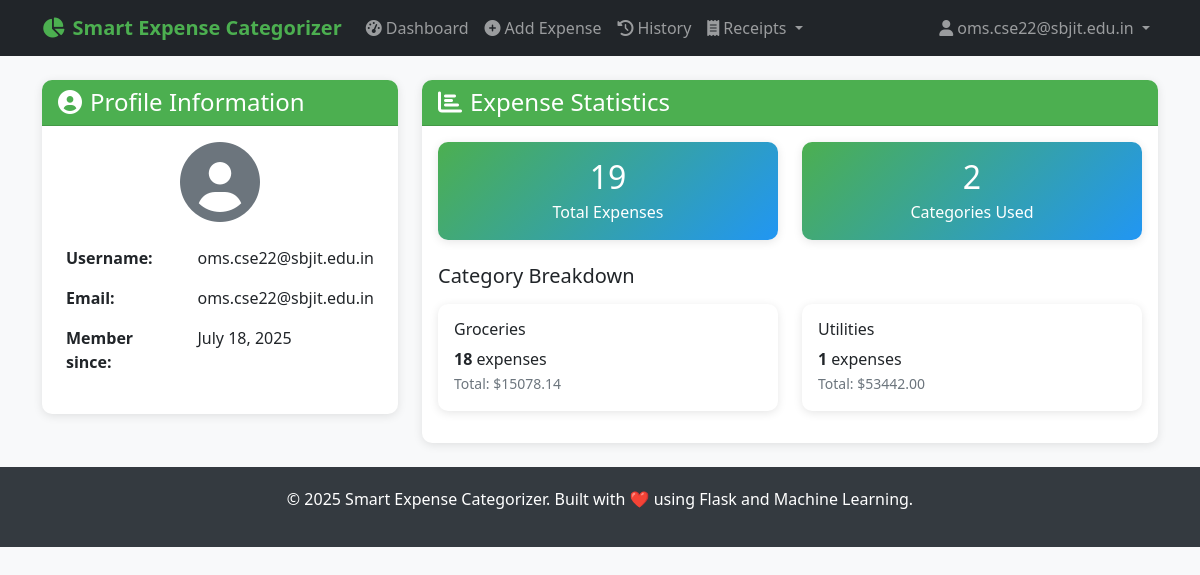
The page /auth/profile (signed in) on the database its author committed.
### PYTHON/models.py (models this page shows, shortened)
class User(UserMixin, db.Model):
    __tablename__ = 'users'
    id = db.Column(db.String(36), primary_key=True, default=lambda: str(uuid.uuid4()))
    username = db.Column(db.String(80), unique=True, nullable=False, index=True)
    email = db.Column(db.String(120), unique=True, nullable=False, index=True)
    password_hash = db.Column(db.String(255), nullable=False)
    created_at = db.Column(db.DateTime, default=datetime.utcnow)
    is_active = db.Column(db.Boolean, default=True)
    expenses = db.relationship('Expense', backref='user', lazy='dynamic', cascade='all, delete-orphan')
    def get_expense_stats(self):
        total_expenses = self.expenses.count()
        categories = db.session.query(
            Expense.predicted_category,
            db.func.count(Expense.id).label('count'),
            db.func.sum(Expense.amount).label('total')
        ).filter_by(user_id=self.id).group_by(Expense.predicted_category).all()
        return {
            'total_expenses': total_expenses,
            'categories': [
                {
                    'category': cat.predicted_category,
                    'count': cat.count,
                    'total': float(cat.total) if cat.total else 0.0
                }
                for cat in categories
            ]
        }

class Expense(db.Model):
    __tablename__ = 'expenses'
    id = db.Column(db.String(36), primary_key=True, default=lambda: str(uuid.uuid4()))
    user_id = db.Column(db.String(36), db.ForeignKey('users.id'), nullable=False, index=True)
    description = db.Column(db.Text, nullable=False)
    amount = db.Column(db.Numeric(10, 2), nullable=True)
    predicted_category = db.Column(db.String(100), nullable=False, index=True)
    confidence_score = db.Column(db.Float, nullable=False)
    model_predictions = db.Column(db.JSON)  # Store individual model predictions
    created_at = db.Column(db.DateTime, default=datetime.utcnow, index=True)
    updated_at = db.Column(db.DateTime, default=datetime.utcnow, onupdate=datetime.utcnow)
    user_feedback = db.Column(db.String(100), nullable=True)  # User can correct the category
    is_correct = db.Column(db.Boolean, nullable=True)  # User can mark if prediction was correct
    source = db.Column(db.String(50), nullable=True, default='manual')  # 'manual', 'receipt_upload', 'api'
    expense_metadata = db.Column(db.JSON, nullable=True)  # Store receipt data, OCR confidence, etc.
    date = db.Column(db.DateTime, nullable=True)  # Expense date (can be different from created_at)

### PYTHON/auth.py (the view)
@auth_bp.route('/profile')
@login_required
def profile():
    stats = current_user.get_expense_stats()
    return render_template('auth/profile.html', user=current_user, stats=stats)

### PYTHON/app.py (called while the page is built)
def init_extensions(app):
    db.init_app(app)
    login_manager = LoginManager()
    login_manager.init_app(app)
    login_manager.login_view = 'auth.login'
    login_manager.login_message = 'Please log in to access this page.'
    login_manager.login_message_category = 'info'
    login_manager.session_protection = 'strong'
    csrf = CSRFProtect()
    csrf.init_app(app)
    @login_manager.user_loader
    def load_user(user_id):
        try:
            return User.query.get(user_id)
        except Exception:
            return None

def add_security_headers(app):
    @app.after_request
    def set_security_headers(response):
        if hasattr(app.config, 'SECURITY_HEADERS'):
            for header, value in app.config['SECURITY_HEADERS'].items():
                response.headers[header] = value
        response.headers['X-Content-Type-Options'] = 'nosniff'
        response.headers['X-Frame-Options'] = 'DENY'
        response.headers['X-XSS-Protection'] = '1; mode=block'
        return response

def register_context_processors(app):
    @app.context_processor
    def inject_now():
        return {'now': datetime.now()}

### PYTHON/templates/auth/profile.html (shortened to what this page needs)
{% extends "base.html" %}
{% block content %}
<div class="row">
    <div class="col-md-4">
        <div class="card">
            <div class="card-header">
                <h4 class="mb-0">
                    <i class="fas fa-user-circle me-2"></i>Profile Information
                </h4>
            </div>
            <div class="card-body">
                <div class="text-center mb-3">
                    <i class="fas fa-user-circle fa-5x text-muted"></i>
                </div>
                <table class="table table-borderless">
                    <tr>
                        <td><strong>Username:</strong></td>
                        <td>{{ user.username }}</td>
                    </tr>
                    <tr>
                        <td><strong>Email:</strong></td>
                        <td>{{ user.email }}</td>
                    </tr>
                    <tr>
                        <td><strong>Member since:</strong></td>
                        <td>{{ user.created_at.strftime('%B %d, %Y') }}</td>
                    </tr>
                </table>
            </div>
        </div>
    </div>
    <div class="col-md-8">
        <div class="card">
            <div class="card-header">
                <h4 class="mb-0">
                    <i class="fas fa-chart-bar me-2"></i>Expense Statistics
                </h4>
            </div>
            <div class="card-body">
                <div class="row mb-4">
                    <div class="col-md-6">
                        <div class="stats-card card text-center p-3">
                            <h2 class="mb-1">{{ stats.total_expenses }}</h2>
                            <p class="mb-0">Total Expenses</p>
                        </div>
                    </div>
                    <div class="col-md-6">
                        <div class="stats-card card text-center p-3">
                            <h2 class="mb-1">{{ stats.categories|length }}</h2>
                            <p class="mb-0">Categories Used</p>
                        </div>
                    </div>
                </div>
                {% if stats.categories %}
                    <h5 class="mb-3">Category Breakdown</h5>
                    <div class="row">
                        {% for category in stats.categories %}
                            <div class="col-md-6 mb-3">
                                <div class="card">
                                    <div class="card-body">
                                        <h6 class="card-title">{{ category.category }}</h6>
                                        <p class="card-text">
                                            <strong>{{ category.count }}</strong> expenses
                                            {% if category.total > 0 %}
                                                <br><small class="text-muted">Total: ${{ "%.2f"|format(category.total) }}</small>
                                            {% endif %}
                                        </p>
                                    </div>
                                </div>
                            </div>
                        {% endfor %}
                    </div>
                {% else %}
                    <div class="text-center text-muted">
                        <i class="fas fa-chart-bar fa-3x mb-3"></i>
                        <p>No expenses recorded yet. <a href="{{ url_for('main.predict') }}">Add your first expense</a>!</p>
                    </div>
                {% endif %}
            </div>
        </div>
    </div>
</div>
{% endblock %}

### PYTHON/templates/base.html (shortened to what this page needs)
<!DOCTYPE html>
<html lang="en">
<head>
    <link href="https://cdn.jsdelivr.net/npm/bootstrap@5.1.3/dist/css/bootstrap.min.css" rel="stylesheet">
    <link href="https://cdnjs.cloudflare.com/ajax/libs/font-awesome/6.0.0/css/all.min.css" rel="stylesheet">
</head>
<body>
    <nav class="navbar navbar-expand-lg navbar-dark bg-dark">
        <div class="container">
            <a class="navbar-brand" href="{{ url_for('main.index') }}">
                <i class="fas fa-chart-pie me-2"></i>Smart Expense Categorizer
            </a>
            <div class="collapse navbar-collapse" id="navbarNav">
                <ul class="navbar-nav me-auto">
                    {% if current_user.is_authenticated %}
                        <li class="nav-item">
                            <a class="nav-link" href="{{ url_for('main.dashboard') }}">
                                <i class="fas fa-tachometer-alt me-1"></i>Dashboard
                            </a>
                        </li>
                        <li class="nav-item">
                            <a class="nav-link" href="{{ url_for('main.predict') }}">
                                <i class="fas fa-plus-circle me-1"></i>Add Expense
                            </a>
                        </li>
                        <li class="nav-item">
                            <a class="nav-link" href="{{ url_for('main.expenses') }}">
                                <i class="fas fa-history me-1"></i>History
                            </a>
                        </li>
                        <li class="nav-item dropdown">
                            <a class="nav-link dropdown-toggle" href="#" id="receiptDropdown" role="button" data-bs-toggle="dropdown">
                                <i class="fas fa-receipt me-1"></i>Receipts
                            </a>
                        </li>
                    {% endif %}
                </ul>
                <ul class="navbar-nav">
                    {% if current_user.is_authenticated %}
                        <li class="nav-item dropdown">
                            <a class="nav-link dropdown-toggle" href="#" id="navbarDropdown" role="button" data-bs-toggle="dropdown">
                                <i class="fas fa-user me-1"></i>{{ current_user.username }}
                            </a>
                        </li>
                    {% endif %}
                </ul>
            </div>
        </div>
    </nav>
    <main class="container my-4">
        {% block content %}{% endblock %}
    </main>
    <footer class="footer mt-auto">
        <div class="container text-center">
            <p>&copy; {{ now.year }} Smart Expense Categorizer. Built with ❤️ using Flask and Machine Learning.</p>
        </div>
    </footer>
</body>
</html>

### PYTHON/templates/base.html (style rules this page uses)
:root { --primary-color: #4CAF50; --secondary-color: #45a049; --accent-color: #2196F3; --danger-color: #f44336; --warning-color: #ff9800; --success-color: #4CAF50; --info-color: #2196F3; }
body { background-color: #f8f9fa; font-family: 'Segoe UI', Tahoma, Geneva, Verdana, sans-serif; }
.navbar-brand { font-weight: bold; color: var(--primary-color) !important; }
.card { box-shadow: 0 2px 10px rgba(0,0,0,0.1); border: none; border-radius: 10px; }
.card-header { background-color: var(--primary-color); color: white; border-radius: 10px 10px 0 0 !important; }
.footer { background-color: #343a40; color: white; padding: 20px 0; margin-top: 50px; }
.stats-card { background: linear-gradient(135deg, var(--primary-color), var(--accent-color)); color: white; }

### rows shown on the page
User: username "oms.cse22@sbjit.edu.in", email "oms.cse22@sbjit.edu.in", created_at "July 18, 2025"
Expense: category "Utilities", count "1", total "53442.00"

### other values the page prints
{{ stats.total_expenses }} "19"
{{ stats.categories|length }} "2"
{{ category.category }} "Groceries"
{{ category.count }} "18"
{{ "%.2f"|format(category.total) }} "15078.14"
